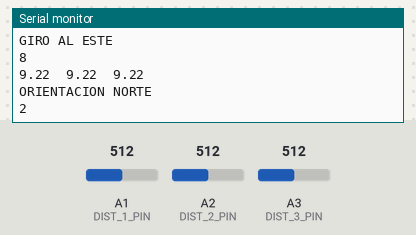
Bench run of a sketch on a simulated Arduino Uno, built with avr-gcc and run on an emulated ATmega328P. On the bench: the last lines printed to the serial monitor. The test bench sets the inputs (shaded band); at power-on: A1 (DIST_1_PIN) = 512, A2 (DIST_2_PIN) = 512, A3 (DIST_3_PIN) = 512.

Above: at 2.2 s.
2.3 s: A1 (DIST_1_PIN) set to 716
At 3.6 s:
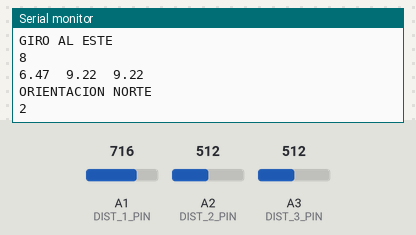
3.8 s: A2 (DIST_2_PIN) set to 716
At 4.6 s:
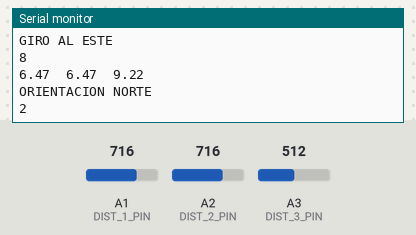
5.3 s: A3 (DIST_3_PIN) set to 716
At 6.4 s:
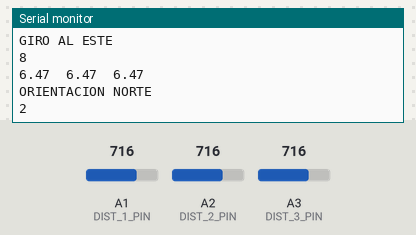
6.8 s: A1 (DIST_1_PIN) set to 900
At 7.8 s:
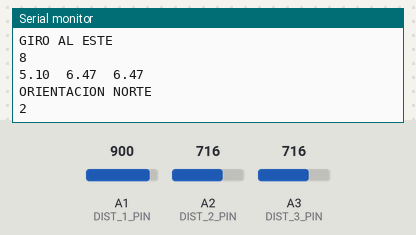
8.3 s: A2 (DIST_2_PIN) set to 900
At 9.6 s:
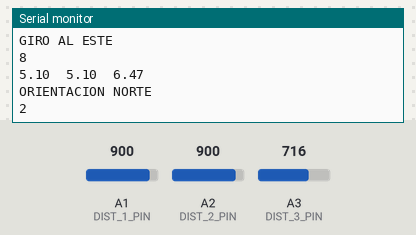
9.8 s: A3 (DIST_3_PIN) set to 900
At 10.8 s:
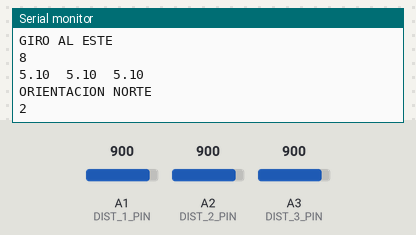
Timing chart, 0 to 12.3 s (numbered marks = the images above; inputs shaded):
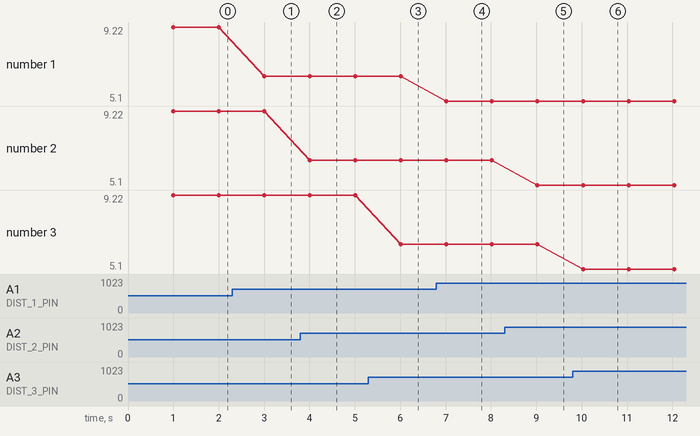

Measured:
- after the input at 2.3 s, the serial monitor: prints a new line after 0.71 s (image 1)
- after the input at 3.8 s, the serial monitor: prints a new line after 0.21 s (image 2)
- after the input at 5.3 s, the serial monitor: prints a new line after 0.72 s (image 3)
- after the input at 6.8 s, the serial monitor: prints a new line after 0.22 s (image 4)
- after the input at 8.3 s, the serial monitor: prints a new line after 0.73 s (image 5)
- after the input at 9.8 s, the serial monitor: prints a new line after 0.23 s (image 6)
- plotted number 1: 9.22 → 6.47 after the input at 2.3 s, 6.47 → 5.1 after the input at 6.8 s

The sketch:

testWalls.ino
```cpp
#define DIST_3_PIN      A3
#define DIST_2_PIN      A2
#define DIST_1_PIN      A1

#define NORTH 1
#define SOUTH 2
#define EAST 4
#define WEST 8


inline bool isWall(float d){
    return ( d <= 17);
}
inline bool isWallF(float d){
    return ( d <= 28);
}

#define ir_K 4419.36 // Linearization of the sensor response
#define ir_C 32.736
float getDistanceCM(int pin) {
  float measurement = analogRead(pin);
  if(measurement <= ir_C) return 150;
  float res = ir_K/(measurement-ir_C);
  if(res < 0 || res > 150) res = 150;
  return res;
}

uint8_t wallsAtSensors(uint8_t headingRobot){
  boolean pR=isWall(getDistanceCM(DIST_1_PIN));
  boolean pF=isWallF(getDistanceCM(DIST_2_PIN));
  boolean pL=isWall(getDistanceCM(DIST_3_PIN));
  uint8_t ret=0;
  switch(headingRobot){
    case NORTH:
        if(!pF)ret+=NORTH;
        if(!pR)ret+=EAST;
        if(!pL)ret+=WEST;
        return ret+SOUTH; //devuelvo las paredes detectadas mas la ausencia de pared por donde he venido
    case EAST:
        if(!pF)ret+=EAST;
        if(!pR)ret+=SOUTH;
        if(!pL)ret+=NORTH;
        return ret+WEST; //devuelvo las paredes detectadas mas la ausencia de pared por donde he venido
    case SOUTH:
        if(!pF)ret+=SOUTH;
        if(!pR)ret+=WEST;
        if(!pL)ret+=EAST;
        return ret+NORTH; //devuelvo las paredes detectadas mas la ausencia de pared por donde he venido
    case WEST:
        if(!pF)ret+=WEST;
        if(!pR)ret+=NORTH;
        if(!pL)ret+=SOUTH;
        return ret+EAST; //devuelvo las paredes detectadas mas la ausencia de pared por donde he venido
    default:
        return -1;
  }
}


void setup(){
  //instantiate an empty maze
  Serial.begin(115200);
  delay(1000);

}

void loop(){

    Serial.print(getDistanceCM(DIST_1_PIN));
    Serial.print("  ");
    Serial.print(getDistanceCM(DIST_2_PIN));
    Serial.print("  ");
    Serial.println(getDistanceCM(DIST_3_PIN));
    //delay(1000);

    Serial.println("ORIENTACION NORTE");
    Serial.println(wallsAtSensors(NORTH));
    delay(1000);
    Serial.println("GIRO AL ESTE");
    Serial.println(wallsAtSensors(EAST));
    /*delay(1000);
    Serial.println("GIRO AL OESTE");
    Serial.println(wallsAtSensors(WEST));
    delay(1000);
    Serial.println("GIRO AL SUR");
    Serial.println(wallsAtSensors(SOUTH)),
    delay(1000);*/
}
```
